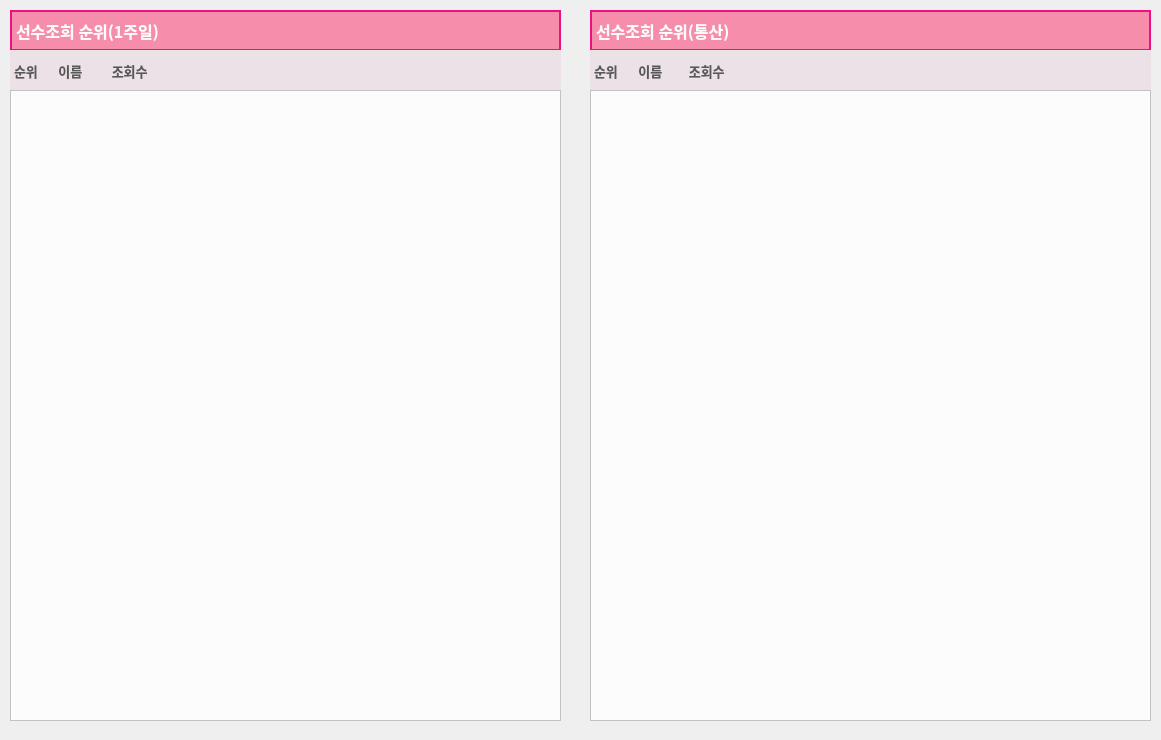
    <widget class="QWidget" name="info_tab">
     <attribute name="title">
      <string>선수조회순위</string>
     </attribute>
     <widget class="QWidget" name="week_rank_widget" native="true">
      <property name="geometry">
       <rect>
        <x>10</x>
        <y>10</y>
        <width>552</width>
        <height>721</height>
       </rect>
      </property>
      <widget class="QLabel" name="playerInfo_Week">
       <property name="geometry">
        <rect>
         <x>0</x>
         <y>0</y>
         <width>551</width>
         <height>41</height>
        </rect>
       </property>
       <property name="font">
        <font>
         <family>D2Coding</family>
         <pointsize>12</pointsize>
         <weight>75</weight>
         <bold>true</bold>
        </font>
       </property>
       <property name="styleSheet">
        <string notr="true">	background-color : #F68EAB;
	border: 2px solid #eb1085;
	color : #fcfcfc;
	font-size : 14;
	padding-right:10px;</string>
       </property>
       <property name="text">
        <string>선수조회 순위(1주일)</string>
       </property>
      </widget>
      <widget class="QLabel" name="player_info_rank">
       <property name="geometry">
        <rect>
         <x>0</x>
         <y>40</y>
         <width>551</width>
         <height>41</height>
        </rect>
       </property>
       <property name="font">
        <font>
         <family>D2Coding</family>
         <pointsize>10</pointsize>
         <weight>75</weight>
         <bold>true</bold>
        </font>
       </property>
       <property name="styleSheet">
        <string notr="true">
	background-color : #ebe1e6;
	color : #595859;
	font-size : 14;
	padding-right:15px;</string>
       </property>
       <property name="text">
        <string>순위       이름          조회수</string>
       </property>
      </widget>
      <widget class="QTableWidget" name="tableWidget_week">
       <property name="geometry">
        <rect>
         <x>0</x>
         <y>80</y>
         <width>551</width>
         <height>631</height>
        </rect>
       </property>
       <property name="font">
        <font>
         <pointsize>14</pointsize>
         <weight>75</weight>
         <bold>true</bold>
        </font>
       </property>
       <property name="styleSheet">
        <string notr="true">background-color: rgb(252, 252, 252);</string>
       </property>
      </widget>
     </widget>
     <widget class="QWidget" name="total_rank_widget" native="true">
      <property name="geometry">
       <rect>
        <x>590</x>
        <y>10</y>
        <width>562</width>
        <height>721</height>
       </rect>
      </property>
      <widget class="QLabel" name="playerInfo_total">
       <property name="geometry">
        <rect>
         <x>0</x>
         <y>0</y>
         <width>561</width>
         <height>41</height>
        </rect>
       </property>
       <property name="font">
        <font>
         <family>D2Coding</family>
         <pointsize>12</pointsize>
         <weight>75</weight>
         <bold>true</bold>
        </font>
       </property>
       <property name="styleSheet">
        <string notr="true">	background-color : #F68EAB;
	border: 2px solid #eb1085;
	color : #fcfcfc;
	font-size : 14;
	padding-right:10px;</string>
       </property>
       <property name="text">
        <string>선수조회 순위(통산)</string>
       </property>
      </widget>
      <widget class="QLabel" name="player_info_totalRank">
       <property name="geometry">
        <rect>
         <x>0</x>
         <y>40</y>
         <width>561</width>
         <height>41</height>
        </rect>
       </property>
       <property name="font">
        <font>
         <family>D2Coding</family>
         <pointsize>10</pointsize>
         <weight>75</weight>
         <bold>true</bold>
        </font>
       </property>
       <property name="styleSheet">
        <string notr="true">
	background-color : #ebe1e6;
	color : #595859;
	font-size : 14;
	padding-right:15px;</string>
       </property>
       <property name="text">
        <string>순위       이름         조회수</string>
       </property>
      </widget>
      <widget class="QTableWidget" name="tableWidget_2">
       <property name="geometry">
        <rect>
         <x>0</x>
         <y>80</y>
         <width>561</width>
         <height>631</height>
        </rect>
       </property>
       <property name="font">
        <font>
         <pointsize>14</pointsize>
         <weight>75</weight>
         <bold>true</bold>
        </font>
       </property>
       <property name="styleSheet">
        <string notr="true">background-color: rgb(252, 252, 252);</string>
       </property>
      </widget>
     </widget>
    </widget>
